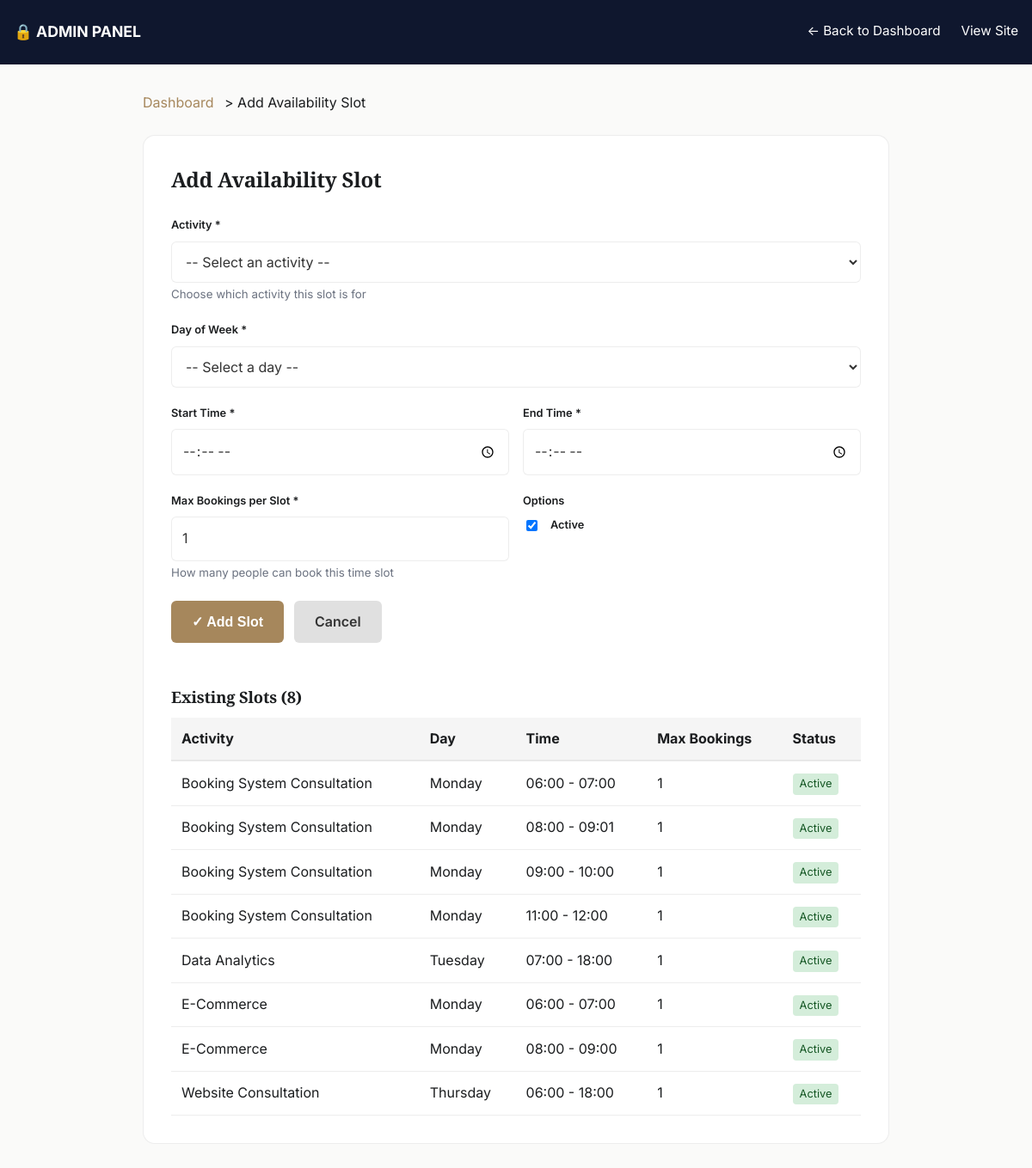
The page /booking/admin/add-availability-slot/ (signed in) on the database its author committed.
### booking/models.py (models this page shows, shortened)
class AvailabilitySlot(models.Model):
    DAYS_OF_WEEK = [
        (0, "Monday"),
        (1, "Tuesday"),
        (2, "Wednesday"),
        (3, "Thursday"),
        (4, "Friday"),
        (5, "Saturday"),
        (6, "Sunday"),
    ]
    activity = models.ForeignKey(Activity, on_delete=models.CASCADE, related_name="slots")
    day_of_week = models.IntegerField(choices=DAYS_OF_WEEK)
    start_time = models.TimeField()
    end_time = models.TimeField()
    max_bookings_per_slot = models.IntegerField(default=1)
    is_active = models.BooleanField(default=True)
    class Meta:
        unique_together = ["activity", "day_of_week", "start_time"]
        ordering = ["day_of_week", "start_time"]

class Activity(models.Model):
    name = models.CharField(max_length=100, unique=True)
    description = models.TextField(blank=True)
    duration_minutes = models.IntegerField(default=30)
    is_active = models.BooleanField(default=True)
    created_at = models.DateTimeField(auto_now_add=True)
    class Meta:
        verbose_name_plural = "Activities"
        ordering = ["name"]

### booking/views.py (the view, shortened to what this page needs)
# urls.py: path("admin/add-availability-slot/", views.add_availability_slot, name="add_availability_slot"),
@login_required(login_url="admin:login")
@user_passes_test(is_admin, login_url="admin:login")
def add_availability_slot(request):
    template_name = "booking/add_availability_slot.html"
    context = {
        "activities": Activity.objects.filter(is_active=True),
        "days_of_week": AvailabilitySlot.DAYS_OF_WEEK,
        "slots": AvailabilitySlot.objects.select_related("activity").order_by("activity", "day_of_week", "start_time"),
    }
    return render(request, template_name, context)

### booking/views.py (called while the page is built)
def is_admin(user):
    return user.is_staff or user.is_superuser

### templates/booking/add_availability_slot.html (shortened to what this page needs)
{% load static %}
<!doctype html>
<html lang="en">
<head>
  <link rel="stylesheet" href="{% static 'css/services.css' %}">
</head>
<body>
  <header class="admin-header">
    <div class="nav" style="max-width: 1200px; margin: 0 auto; padding: 0 16px;">
      <strong>🔒 ADMIN PANEL</strong>
      <div class="admin-nav">
        <a href="{% url 'booking:management' %}">← Back to Dashboard</a>
        <a href="{% url 'services:welcome' %}">View Site</a>
      </div>
    </div>
  </header>
  <div class="container">
    <div class="breadcrumb">
      <a href="{% url 'booking:management' %}">Dashboard</a> > Add Availability Slot
    </div>
    <div class="admin-form">
      <div class="form-section">
        <h2>Add Availability Slot</h2>
        <form method="post">
          <div class="form-group">
            <label for="activity">Activity *</label>
            <select id="activity" name="activity" required>
              <option value="">-- Select an activity --</option>
            </select>
            <small style="color: var(--muted);">Choose which activity this slot is for</small>
          </div>
          <div class="form-group">
            <label for="day_of_week">Day of Week *</label>
            <select id="day_of_week" name="day_of_week" required>
              <option value="">-- Select a day --</option>
            </select>
          </div>
          <div class="form-row">
            <div class="form-group">
              <label for="start_time">Start Time *</label>
              <input type="time" id="start_time" name="start_time" required>
            </div>
            <div class="form-group">
              <label for="end_time">End Time *</label>
              <input type="time" id="end_time" name="end_time" required>
            </div>
          </div>
          <div class="form-row">
            <div class="form-group">
              <label for="max_bookings">Max Bookings per Slot *</label>
              <input type="number" id="max_bookings" name="max_bookings_per_slot" value="1" min="1" max="100" required>
              <small style="color: var(--muted);">How many people can book this time slot</small>
            </div>
            <div class="form-group">
              <label style="margin-bottom: 0;">Options</label>
              <div class="checkbox-group" style="margin-top: 8px;">
                <input type="checkbox" id="is_active" name="is_active" checked>
                <label for="is_active" style="margin: 0;">Active</label>
              </div>
            </div>
          </div>
          <div class="button-group">
            <button type="submit" class="btn-primary">✓ Add Slot</button>
            <a href="{% url 'booking:management' %}" class="btn-secondary" style="text-decoration: none; display: inline-block;">Cancel</a>
          </div>
        </form>
      </div>
      {% if slots %}
        <div class="slots-list">
          <h3>Existing Slots ({{ slots.count }})</h3>
          <table class="slots-table">
            <thead>
              <tr>
                <th>Activity</th>
                <th>Day</th>
                <th>Time</th>
                <th>Max Bookings</th>
                <th>Status</th>
              </tr>
            </thead>
            <tbody>
              {% for slot in slots %}
                <tr>
                  <td>{{ slot.activity.name }}</td>
                  <td>{{ slot.get_day_of_week_display }}</td>
                  <td>{{ slot.start_time|time:"H:i" }} - {{ slot.end_time|time:"H:i" }}</td>
                  <td>{{ slot.max_bookings_per_slot }}</td>
                  <td>
                    <span class="slot-status {% if slot.is_active %}status-active{% else %}status-inactive{% endif %}">
                      {{ slot.is_active|yesno:"Active,Inactive" }}
                    </span>
                  </td>
                </tr>
              {% endfor %}
            </tbody>
          </table>
        </div>
      {% endif %}
    </div>
  </div>
</body>
</html>

### static/css/services.css (style rules this page uses)
:root { --bg: #FAFAF9; --cream: #F3F1EC; --navy: #16213E; --navy-ink: #0F172E; --ink: #1B1D1F; --muted: #6B7280; --brass: #A6875C; --brass-light: #C9AD82; --border: rgba(27, 29, 31, 0.08); --border-on-navy: rgba(255, 255, 255, 0.14); --shadow-sm: 0 2px 8px rgba(16, 24, 40, 0.06); --shadow-md: 0 12px 32px rgba(16, 24, 40, 0.08); --radius: 14px; --radius-sm: 8px; --maxw: 1180px; --font-display: "Playfair Display", Georgia, serif; --font-body: "Inter", -apple-system, BlinkMacSystemFont, sans-serif; }
* { box-sizing: border-box; }
html { scroll-behavior: smooth; }
body { margin: 0; background: var(--bg); color: var(--ink); font-family: var(--font-body); font-size: 16px; line-height: 1.6; -webkit-font-smoothing: antialiased; }
h1, h2, h3 { font-family: var(--font-display); font-weight: 600; letter-spacing: -0.01em; margin: 0 0 0.5em; color: var(--ink); }
h2 { font-size: clamp(1.7rem, 2.6vw, 2.3rem); }
h3 { font-size: 1.15rem; }
a { color: inherit; text-decoration: none; }
header { position: sticky; top: 0; z-index: 40; background: rgba(250, 250, 249, 0.86); backdrop-filter: blur(10px); border-bottom: 1px solid var(--border); }
.nav { max-width: var(--maxw); margin: 0 auto; padding: 16px 28px; display: flex; align-items: center; justify-content: space-between; gap: 24px; }
label { display: block; font-size: 0.8rem; color: rgba(255,255,255,0.6); margin-bottom: 6px; }
input, select, textarea { width: 100%; padding: 12px 14px; border-radius: var(--radius-sm); border: 1px solid var(--border-on-navy); background: rgba(255,255,255,0.04); color: #fff; font: inherit; font-size: 0.94rem; }
input::placeholder, textarea::placeholder { color: rgba(255,255,255,0.35); }

### templates/booking/add_availability_slot.html (style rules this page uses)
.admin-header { background: #0f172e; color: white; padding: 16px 0; }
.admin-header a { color: #fff; text-decoration: none; }
.admin-header .nav { display: flex; justify-content: space-between; align-items: center; }
.admin-header strong { font-size: 1.1rem; }
.admin-nav { display: flex; gap: 24px; align-items: center; }
.admin-nav a { font-size: 0.95rem; padding: 8px 0; border-bottom: 2px solid transparent; transition: border-color 0.2s; }
.container { max-width: 900px; margin: 0 auto; padding: 32px 16px; }
.admin-form { background: white; border: 1px solid var(--border); border-radius: var(--radius); padding: 32px; }
.form-section { margin-bottom: 48px; }
.form-section h2 { font-size: 1.5rem; margin-bottom: 24px; }
.form-group { margin-bottom: 20px; }
.form-group label { display: block; font-weight: 600; margin-bottom: 8px; color: var(--text); }
.form-group input, .form-group select { width: 100%; padding: 12px; border: 1px solid var(--border); border-radius: 6px; font-size: 1rem; font-family: inherit; }
.form-group input { color: #333; }
.form-group select { color: #333; }
.form-group select option { color: #333; background: white; }
.checkbox-group { display: flex; align-items: center; gap: 12px; }
.checkbox-group input { width: auto; }
.form-row { display: grid; grid-template-columns: 1fr 1fr; gap: 16px; }
.button-group { display: flex; gap: 12px; }
.btn-primary { background: var(--brass); color: white; padding: 12px 24px; border: none; border-radius: 6px; cursor: pointer; font-weight: 600; font-size: 1rem; }
.btn-secondary { background: #e0e0e0; color: #333; padding: 12px 24px; border: none; border-radius: 6px; cursor: pointer; font-weight: 600; font-size: 1rem; }
.slots-list { margin-top: 32px; }
.slots-table { width: 100%; border-collapse: collapse; }
.slots-table th { background: #f5f5f5; padding: 12px; text-align: left; font-weight: 700; border-bottom: 2px solid var(--border); }
.slots-table td { padding: 12px; border-bottom: 1px solid var(--border); }
.slot-status { display: inline-block; padding: 2px 8px; border-radius: 4px; font-size: 0.8rem; }
.status-active { background: #d4edda; color: #155724; }
.breadcrumb { margin-bottom: 24px; }
.breadcrumb a { color: var(--brass); text-decoration: none; margin-right: 8px; }

### rows shown on the page
AvailabilitySlot: activity.name "Booking System Consultation", day_of_week "Monday", start_time "06:00", end_time "07:00", max_bookings_per_slot "1", is_active "Active"
AvailabilitySlot: activity.name "Booking System Consultation", day_of_week "Monday", start_time "08:00", end_time "09:01", max_bookings_per_slot "1", is_active "Active"
AvailabilitySlot: activity.name "Booking System Consultation", day_of_week "Monday", start_time "09:00", end_time "10:00", max_bookings_per_slot "1", is_active "Active"
AvailabilitySlot: activity.name "Booking System Consultation", day_of_week "Monday", start_time "11:00", end_time "12:00", max_bookings_per_slot "1", is_active "Active"
AvailabilitySlot: activity.name "Data Analytics", day_of_week "Tuesday", start_time "07:00", end_time "18:00", max_bookings_per_slot "1", is_active "Active"
AvailabilitySlot: activity.name "E-Commerce", day_of_week "Monday", start_time "06:00", end_time "07:00", max_bookings_per_slot "1", is_active "Active"
AvailabilitySlot: activity.name "E-Commerce", day_of_week "Monday", start_time "08:00", end_time "09:00", max_bookings_per_slot "1", is_active "Active"
AvailabilitySlot: activity.name "Website Consultation", day_of_week "Thursday", start_time "06:00", end_time "18:00", max_bookings_per_slot "1", is_active "Active"

### other values the page prints
{{ slots.count }} "8"
